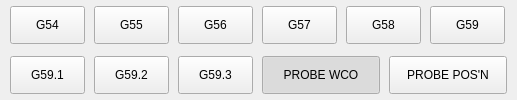
            <widget class="QWidget" name="widget_16" native="true">
             <property name="minimumSize">
              <size>
               <width>112</width>
               <height>90</height>
              </size>
             </property>
             <property name="maximumSize">
              <size>
               <width>16777215</width>
               <height>100</height>
              </size>
             </property>
             <layout class="QVBoxLayout" name="verticalLayout_17">
              <property name="spacing">
               <number>0</number>
              </property>
              <property name="leftMargin">
               <number>9</number>
              </property>
              <property name="topMargin">
               <number>0</number>
              </property>
              <property name="rightMargin">
               <number>9</number>
              </property>
              <property name="bottomMargin">
               <number>0</number>
              </property>
              <item>
               <widget class="QWidget" name="horizontalWidget_4" native="true">
                <property name="sizePolicy">
                 <sizepolicy hsizetype="Preferred" vsizetype="Preferred">
                  <horstretch>0</horstretch>
                  <verstretch>0</verstretch>
                 </sizepolicy>
                </property>
                <property name="minimumSize">
                 <size>
                  <width>440</width>
                  <height>0</height>
                 </size>
                </property>
                <layout class="QHBoxLayout" name="horizontalLayout_47">
                 <property name="spacing">
                  <number>9</number>
                 </property>
                 <property name="leftMargin">
                  <number>1</number>
                 </property>
                 <property name="topMargin">
                  <number>1</number>
                 </property>
                 <property name="rightMargin">
                  <number>1</number>
                 </property>
                 <property name="bottomMargin">
                  <number>1</number>
                 </property>
                 <item>
                  <widget class="ActionButton" name="actionbutton_31">
                   <property name="sizePolicy">
                    <sizepolicy hsizetype="Fixed" vsizetype="Fixed">
                     <horstretch>0</horstretch>
                     <verstretch>0</verstretch>
                    </sizepolicy>
                   </property>
                   <property name="minimumSize">
                    <size>
                     <width>75</width>
                     <height>38</height>
                    </size>
                   </property>
                   <property name="maximumSize">
                    <size>
                     <width>70</width>
                     <height>38</height>
                    </size>
                   </property>
                   <property name="focusPolicy">
                    <enum>Qt::FocusPolicy::NoFocus</enum>
                   </property>
                   <property name="text">
                    <string>G54</string>
                   </property>
                   <property name="autoExclusive">
                    <bool>true</bool>
                   </property>
                   <property name="actionName" stdset="0">
                    <string>machine.set-work-coord:G54</string>
                   </property>
                  </widget>
                 </item>
                 <item>
                  <widget class="ActionButton" name="actionbutton_32">
                   <property name="sizePolicy">
                    <sizepolicy hsizetype="Fixed" vsizetype="Fixed">
                     <horstretch>0</horstretch>
                     <verstretch>0</verstretch>
                    </sizepolicy>
                   </property>
                   <property name="minimumSize">
                    <size>
                     <width>75</width>
                     <height>38</height>
                    </size>
                   </property>
                   <property name="maximumSize">
                    <size>
                     <width>70</width>
                     <height>38</height>
                    </size>
                   </property>
                   <property name="focusPolicy">
                    <enum>Qt::FocusPolicy::NoFocus</enum>
                   </property>
                   <property name="text">
                    <string>G55</string>
                   </property>
                   <property name="autoExclusive">
                    <bool>true</bool>
                   </property>
                   <property name="actionName" stdset="0">
                    <string>machine.set-work-coord:G55</string>
                   </property>
                  </widget>
                 </item>
                 <item>
                  <widget class="ActionButton" name="actionbutton_33">
                   <property name="sizePolicy">
                    <sizepolicy hsizetype="Fixed" vsizetype="Fixed">
                     <horstretch>0</horstretch>
                     <verstretch>0</verstretch>
                    </sizepolicy>
                   </property>
                   <property name="minimumSize">
                    <size>
                     <width>75</width>
                     <height>38</height>
                    </size>
                   </property>
                   <property name="maximumSize">
                    <size>
                     <width>70</width>
                     <height>38</height>
                    </size>
                   </property>
                   <property name="focusPolicy">
                    <enum>Qt::FocusPolicy::NoFocus</enum>
                   </property>
                   <property name="text">
                    <string>G56</string>
                   </property>
                   <property name="autoExclusive">
                    <bool>true</bool>
                   </property>
                   <property name="actionName" stdset="0">
                    <string>machine.set-work-coord:G56</string>
                   </property>
                  </widget>
                 </item>
                 <item>
                  <widget class="ActionButton" name="actionbutton_34">
                   <property name="sizePolicy">
                    <sizepolicy hsizetype="Fixed" vsizetype="Fixed">
                     <horstretch>0</horstretch>
                     <verstretch>0</verstretch>
                    </sizepolicy>
                   </property>
                   <property name="minimumSize">
                    <size>
                     <width>75</width>
                     <height>38</height>
                    </size>
                   </property>
                   <property name="maximumSize">
                    <size>
                     <width>70</width>
                     <height>38</height>
                    </size>
                   </property>
                   <property name="focusPolicy">
                    <enum>Qt::FocusPolicy::NoFocus</enum>
                   </property>
                   <property name="text">
                    <string>G57</string>
                   </property>
                   <property name="autoExclusive">
                    <bool>true</bool>
                   </property>
                   <property name="actionName" stdset="0">
                    <string>machine.set-work-coord:G57</string>
                   </property>
                  </widget>
                 </item>
                 <item>
                  <widget class="ActionButton" name="actionbutton_35">
                   <property name="sizePolicy">
                    <sizepolicy hsizetype="Fixed" vsizetype="Fixed">
                     <horstretch>0</horstretch>
                     <verstretch>0</verstretch>
                    </sizepolicy>
                   </property>
                   <property name="minimumSize">
                    <size>
                     <width>75</width>
                     <height>38</height>
                    </size>
                   </property>
                   <property name="maximumSize">
                    <size>
                     <width>70</width>
                     <height>38</height>
                    </size>
                   </property>
                   <property name="focusPolicy">
                    <enum>Qt::FocusPolicy::NoFocus</enum>
                   </property>
                   <property name="text">
                    <string>G58</string>
                   </property>
                   <property name="autoExclusive">
                    <bool>true</bool>
                   </property>
                   <property name="actionName" stdset="0">
                    <string>machine.set-work-coord:G58</string>
                   </property>
                  </widget>
                 </item>
                 <item>
                  <widget class="ActionButton" name="actionbutton_36">
                   <property name="sizePolicy">
                    <sizepolicy hsizetype="Fixed" vsizetype="Fixed">
                     <horstretch>0</horstretch>
                     <verstretch>0</verstretch>
                    </sizepolicy>
                   </property>
                   <property name="minimumSize">
                    <size>
                     <width>75</width>
                     <height>38</height>
                    </size>
                   </property>
                   <property name="maximumSize">
                    <size>
                     <width>70</width>
                     <height>38</height>
                    </size>
                   </property>
                   <property name="focusPolicy">
                    <enum>Qt::FocusPolicy::NoFocus</enum>
                   </property>
                   <property name="text">
                    <string>G59</string>
                   </property>
                   <property name="autoExclusive">
                    <bool>true</bool>
                   </property>
                   <property name="actionName" stdset="0">
                    <string>machine.set-work-coord:G59</string>
                   </property>
                  </widget>
                 </item>
                </layout>
               </widget>
              </item>
              <item>
               <widget class="QWidget" name="horizontalWidget_5" native="true">
                <property name="sizePolicy">
                 <sizepolicy hsizetype="Preferred" vsizetype="Preferred">
                  <horstretch>0</horstretch>
                  <verstretch>0</verstretch>
                 </sizepolicy>
                </property>
                <property name="minimumSize">
                 <size>
                  <width>440</width>
                  <height>0</height>
                 </size>
                </property>
                <layout class="QHBoxLayout" name="horizontalLayout_48">
                 <property name="spacing">
                  <number>9</number>
                 </property>
                 <property name="leftMargin">
                  <number>1</number>
                 </property>
                 <property name="topMargin">
                  <number>1</number>
                 </property>
                 <property name="rightMargin">
                  <number>1</number>
                 </property>
                 <property name="bottomMargin">
                  <number>1</number>
                 </property>
                 <item>
                  <widget class="ActionButton" name="actionbutton_37">
                   <property name="sizePolicy">
                    <sizepolicy hsizetype="Fixed" vsizetype="Fixed">
                     <horstretch>0</horstretch>
                     <verstretch>0</verstretch>
                    </sizepolicy>
                   </property>
                   <property name="minimumSize">
                    <size>
                     <width>75</width>
                     <height>38</height>
                    </size>
                   </property>
                   <property name="maximumSize">
                    <size>
                     <width>70</width>
                     <height>38</height>
                    </size>
                   </property>
                   <property name="focusPolicy">
                    <enum>Qt::FocusPolicy::NoFocus</enum>
                   </property>
                   <property name="text">
                    <string>G59.1</string>
                   </property>
                   <property name="autoExclusive">
                    <bool>true</bool>
                   </property>
                   <property name="actionName" stdset="0">
                    <string>machine.set-work-coord:G59.1</string>
                   </property>
                  </widget>
                 </item>
                 <item>
                  <widget class="ActionButton" name="actionbutton_38">
                   <property name="sizePolicy">
                    <sizepolicy hsizetype="Fixed" vsizetype="Fixed">
                     <horstretch>0</horstretch>
                     <verstretch>0</verstretch>
                    </sizepolicy>
                   </property>
                   <property name="minimumSize">
                    <size>
                     <width>75</width>
                     <height>38</height>
                    </size>
                   </property>
                   <property name="maximumSize">
                    <size>
                     <width>70</width>
                     <height>38</height>
                    </size>
                   </property>
                   <property name="focusPolicy">
                    <enum>Qt::FocusPolicy::NoFocus</enum>
                   </property>
                   <property name="text">
                    <string>G59.2</string>
                   </property>
                   <property name="autoExclusive">
                    <bool>true</bool>
                   </property>
                   <property name="actionName" stdset="0">
                    <string>machine.set-work-coord:G59.2</string>
                   </property>
                  </widget>
                 </item>
                 <item>
                  <widget class="ActionButton" name="actionbutton_39">
                   <property name="sizePolicy">
                    <sizepolicy hsizetype="Fixed" vsizetype="Fixed">
                     <horstretch>0</horstretch>
                     <verstretch>0</verstretch>
                    </sizepolicy>
                   </property>
                   <property name="minimumSize">
                    <size>
                     <width>75</width>
                     <height>38</height>
                    </size>
                   </property>
                   <property name="maximumSize">
                    <size>
                     <width>70</width>
                     <height>38</height>
                    </size>
                   </property>
                   <property name="focusPolicy">
                    <enum>Qt::FocusPolicy::NoFocus</enum>
                   </property>
                   <property name="text">
                    <string>G59.3</string>
                   </property>
                   <property name="autoExclusive">
                    <bool>true</bool>
                   </property>
                   <property name="actionName" stdset="0">
                    <string>machine.set-work-coord:G59.3</string>
                   </property>
                  </widget>
                 </item>
                 <item>
                  <widget class="QPushButton" name="probe_wco_2">
                   <property name="sizePolicy">
                    <sizepolicy hsizetype="Fixed" vsizetype="Fixed">
                     <horstretch>156</horstretch>
                     <verstretch>0</verstretch>
                    </sizepolicy>
                   </property>
                   <property name="minimumSize">
                    <size>
                     <width>118</width>
                     <height>38</height>
                    </size>
                   </property>
                   <property name="maximumSize">
                    <size>
                     <width>16777215</width>
                     <height>38</height>
                    </size>
                   </property>
                   <property name="focusPolicy">
                    <enum>Qt::FocusPolicy::NoFocus</enum>
                   </property>
                   <property name="text">
                    <string>PROBE WCO</string>
                   </property>
                   <property name="checkable">
                    <bool>true</bool>
                   </property>
                   <property name="checked">
                    <bool>true</bool>
                   </property>
                   <property name="autoExclusive">
                    <bool>true</bool>
                   </property>
                   <property name="checkedAction" stdset="0">
                    <string>0</string>
                   </property>
                  </widget>
                 </item>
                 <item>
                  <widget class="QPushButton" name="probe_Position_only_2">
                   <property name="sizePolicy">
                    <sizepolicy hsizetype="Fixed" vsizetype="Fixed">
                     <horstretch>156</horstretch>
                     <verstretch>0</verstretch>
                    </sizepolicy>
                   </property>
                   <property name="minimumSize">
                    <size>
                     <width>118</width>
                     <height>38</height>
                    </size>
                   </property>
                   <property name="maximumSize">
                    <size>
                     <width>16777215</width>
                     <height>38</height>
                    </size>
                   </property>
                   <property name="focusPolicy">
                    <enum>Qt::FocusPolicy::NoFocus</enum>
                   </property>
                   <property name="text">
                    <string>PROBE POS'N</string>
                   </property>
                   <property name="checkable">
                    <bool>true</bool>
                   </property>
                   <property name="checkedAction" stdset="0">
                    <string>1</string>
                   </property>
                  </widget>
                 </item>
                </layout>
               </widget>
              </item>
             </layout>
            </widget>
